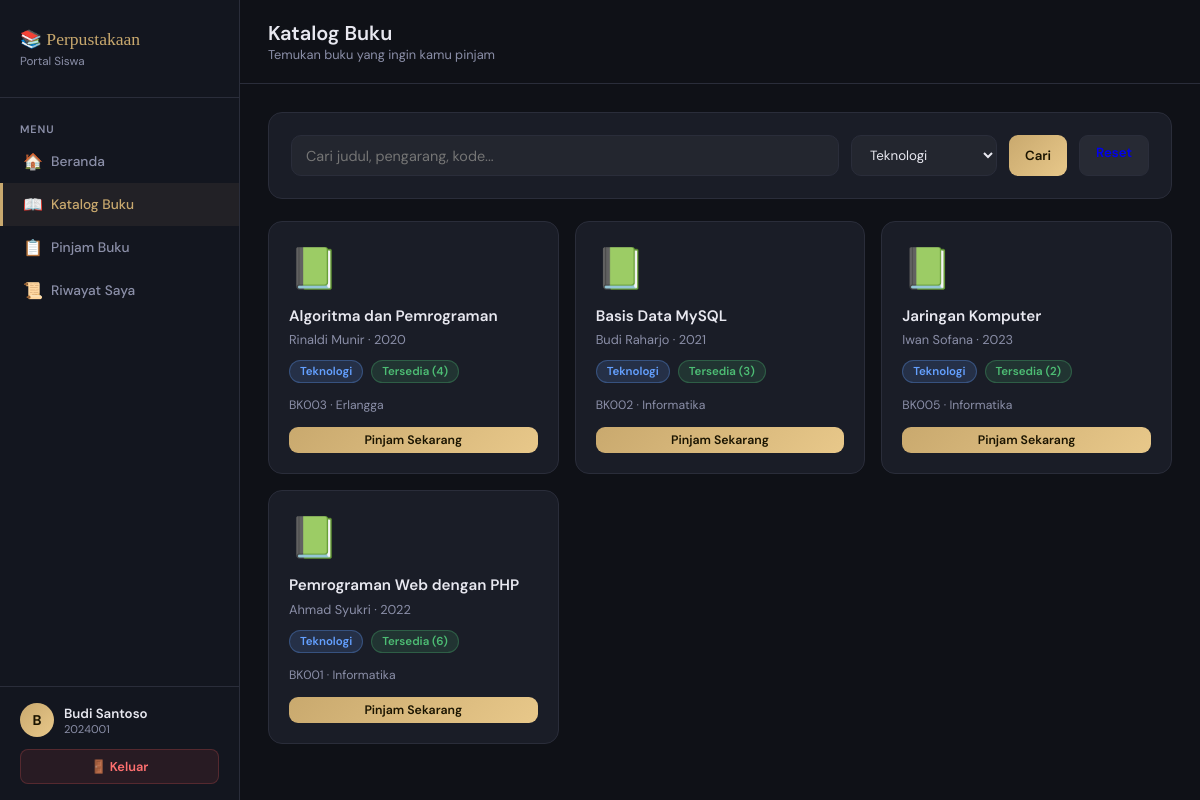
Page /Rangga_aplikasi_peminjaman_buku/peminjaman_buku/user/katalog.php?kat=Teknologi (signed in) on the committed database.
### tables this page shows
CREATE TABLE `anggota` (
  `id` int(11) NOT NULL,
  `nis` varchar(20) NOT NULL,
  `nama` varchar(100) NOT NULL,
  `kelas` varchar(20) DEFAULT NULL,
  `alamat` text DEFAULT NULL,
  `telepon` varchar(15) DEFAULT NULL,
  `user_id` int(11) DEFAULT NULL,
  `created_at` timestamp NOT NULL DEFAULT current_timestamp()
);

CREATE TABLE `buku` (
  `id` int(11) NOT NULL,
  `kode_buku` varchar(20) NOT NULL,
  `judul` varchar(200) NOT NULL,
  `pengarang` varchar(100) DEFAULT NULL,
  `penerbit` varchar(100) DEFAULT NULL,
  `tahun_terbit` year(4) DEFAULT NULL,
  `kategori` varchar(50) DEFAULT NULL,
  `stok` int(11) DEFAULT 0,
  `created_at` timestamp NOT NULL DEFAULT current_timestamp()
);

### Rangga_aplikasi_peminjaman_buku/peminjaman_buku/user/katalog.php (the view, shortened to what this page needs)
<?php
include "../koneksi.php";
include "../includes/navbar_user.php";
$search   = isset($_GET['q']) ? mysqli_real_escape_string($conn, $_GET['q']) : '';
$kategori = isset($_GET['kat']) ? mysqli_real_escape_string($conn, $_GET['kat']) : '';
$where    = "WHERE 1=1";
if($kategori) $where .= " AND kategori='$kategori'";
$query = mysqli_query($conn, "SELECT * FROM buku $where ORDER BY judul ASC");
$kategori_list = mysqli_query($conn, "SELECT DISTINCT kategori FROM buku WHERE kategori != '' ORDER BY kategori");
?>
<div class="topbar">
    <div>
        <h1>Katalog Buku</h1>
        <div class="breadcrumb">Temukan buku yang ingin kamu pinjam</div>
    </div>
</div>
<div class="content">
<div class="card">
    <form method="GET" style="display:flex;gap:12px;flex-wrap:wrap;">
        <input type="text" name="q" value="<?= htmlspecialchars($search) ?>" placeholder="Cari judul, pengarang, kode..." style="flex:1;min-width:200px;background:rgba(255,255,255,.04);border:1px solid var(--border);border-radius:10px;padding:10px 14px;color:var(--text);font-size:.9rem;font-family:'DM Sans',sans-serif;outline:none;">
        <select name="kat" style="background:rgba(255,255,255,.04);border:1px solid var(--border);border-radius:10px;padding:10px 14px;color:var(--text);font-family:'DM Sans',sans-serif;outline:none;">
            <?php while($k = mysqli_fetch_assoc($kategori_list)): ?>
            <option value="<?= $k['kategori'] ?>" <?= $kategori==$k['kategori']?'selected':'' ?>><?= $k['kategori'] ?></option>
            <?php endwhile; ?>
        </select>
        <button type="submit" class="btn btn-primary">Cari</button>
        <?php if($search || $kategori): ?><a href="katalog.php" class="btn" style="background:rgba(255,255,255,.06);border:1px solid var(--border);">Reset</a><?php endif; ?>
    </form>
</div>
<div style="display:grid;grid-template-columns:repeat(auto-fill,minmax(260px,1fr));gap:16px;">
<?php while($row = mysqli_fetch_assoc($query)): ?>
<div style="background:var(--card);border:1px solid var(--border);border-radius:14px;padding:20px;transition:transform .2s,border-color .2s;" onmouseover="this.style.borderColor='var(--gold)';this.style.transform='translateY(-2px)'" onmouseout="this.style.borderColor='var(--border)';this.style.transform='none'">
    <div style="font-size:2.5rem;margin-bottom:12px;">📗</div>
    <div style="font-weight:600;font-size:.95rem;margin-bottom:4px;line-height:1.4;"><?= htmlspecialchars($row['judul']) ?></div>
    <div style="font-size:.8rem;color:var(--muted);margin-bottom:12px;"><?= htmlspecialchars($row['pengarang']) ?> · <?= $row['tahun_terbit'] ?></div>
    <div style="display:flex;gap:8px;flex-wrap:wrap;margin-bottom:14px;">
        <span class="badge badge-blue"><?= htmlspecialchars($row['kategori']) ?></span>
        <span class="badge <?= $row['stok']>0?'badge-green':'badge-red' ?>"><?= $row['stok']>0?'Tersedia ('.$row['stok'].')':'Habis' ?></span>
    </div>
    <div style="font-size:.76rem;color:var(--muted);margin-bottom:14px;"><?= $row['kode_buku'] ?> · <?= $row['penerbit'] ?></div>
    <?php if($row['stok'] > 0): ?>
    <a href="pinjam.php?buku_id=<?= $row['id'] ?>" class="btn btn-primary btn-sm" style="width:100%;text-align:center;">Pinjam Sekarang</a>
    <?php else: ?>
    <span class="btn btn-sm" style="width:100%;text-align:center;background:rgba(255,255,255,.04);border:1px solid var(--border);color:var(--muted);cursor:not-allowed;">Stok Habis</span>
    <?php endif; ?>
</div>
<?php endwhile; ?>
</div>
</div>
</div></body></html>

### Rangga_aplikasi_peminjaman_buku/peminjaman_buku/includes/navbar_user.php (shortened to what this page needs)
<?php
include_once "../koneksi.php";
$user_id = (int)$_SESSION['id'];
$anggota_data = mysqli_fetch_assoc(mysqli_query($conn, "SELECT * FROM anggota WHERE user_id=$user_id"));
$current = basename($_SERVER['PHP_SELF']);
?>
<!DOCTYPE html>
<html lang="id">
<head>
</head>
<body>
<div class="sidebar">
    <div class="sidebar-logo">
        <div class="logo-text">📚 Perpustakaan</div>
        <div class="logo-sub">Portal Siswa</div>
    </div>
    <nav class="sidebar-nav">
        <div class="nav-section">Menu</div>
        <a href="dashboard.php" class="nav-item <?= $current=='dashboard.php'?'active':'' ?>">
            <span class="icon">🏠</span> Beranda
        </a>
        <a href="katalog.php" class="nav-item <?= $current=='katalog.php'?'active':'' ?>">
            <span class="icon">📖</span> Katalog Buku
        </a>
        <a href="pinjam.php" class="nav-item <?= $current=='pinjam.php'?'active':'' ?>">
            <span class="icon">📋</span> Pinjam Buku
        </a>
        <a href="riwayat.php" class="nav-item <?= $current=='riwayat.php'?'active':'' ?>">
            <span class="icon">📜</span> Riwayat Saya
        </a>
    </nav>
    <div class="sidebar-footer">
        <div class="user-info">
            <div class="user-avatar"><?= strtoupper(substr($_SESSION['nama'], 0, 1)) ?></div>
            <div>
                <div class="user-name"><?= htmlspecialchars($_SESSION['nama']) ?></div>
                <div class="user-level"><?= $anggota_data['nis'] ?? 'Siswa' ?></div>
            </div>
        </div>
        <a href="../logout.php" class="btn-logout">🚪 Keluar</a>
    </div>
</div>
<div class="main">

### Rangga_aplikasi_peminjaman_buku/peminjaman_buku/includes/navbar_user.php (style rules this page uses)
:root { --bg:#0f1117;--sidebar:#13161f;--card:#1a1d27;--border:#2a2d3a;--gold:#c9a96e;--gold-light:#e8c88a;--text:#e8e8f0;--muted:#8b8fa8;--success:#4dbd74; }
* { margin:0;padding:0;box-sizing:border-box; }
body { font-family:'DM Sans',sans-serif;background:var(--bg);color:var(--text);display:flex;min-height:100vh; }
.sidebar { width:240px;background:var(--sidebar);border-right:1px solid var(--border);display:flex;flex-direction:column;position:fixed;top:0;left:0;height:100vh; }
.sidebar-logo { padding:28px 20px;border-bottom:1px solid var(--border); }
.logo-text { font-family:'Playfair Display',serif;font-size:1.1rem;color:var(--gold);line-height:1.3; }
.logo-sub { font-size:.73rem;color:var(--muted);margin-top:2px; }
.sidebar-nav { flex:1;padding:16px 0; }
.nav-section { padding:8px 20px 4px;font-size:.68rem;font-weight:600;color:var(--muted);text-transform:uppercase;letter-spacing:.08em; }
.nav-item { display:flex;align-items:center;gap:10px;padding:11px 20px;color:var(--muted);text-decoration:none;font-size:.86rem;font-weight:500;transition:all .15s;border-left:3px solid transparent; }
.nav-item.active { color:var(--gold);background:rgba(201,169,110,.08);border-left-color:var(--gold); }
.icon { font-size:1rem;width:18px;text-align:center; }
.sidebar-footer { padding:16px 20px;border-top:1px solid var(--border); }
.user-avatar { width:34px;height:34px;background:linear-gradient(135deg,var(--gold),var(--gold-light));border-radius:50%;display:flex;align-items:center;justify-content:center;font-weight:700;font-size:.88rem;color:#1a1400;flex-shrink:0; }
.user-info { display:flex;align-items:center;gap:10px; }
.user-name { font-size:.83rem;font-weight:600; }
.user-level { font-size:.7rem;color:var(--muted); }
.btn-logout { display:block;margin-top:12px;text-align:center;background:rgba(224,85,85,.1);border:1px solid rgba(224,85,85,.25);color:#ff7070;padding:8px;border-radius:8px;text-decoration:none;font-size:.8rem;font-weight:600;transition:all .2s; }
.main { margin-left:240px;flex:1;display:flex;flex-direction:column; }
.topbar { padding:20px 28px;border-bottom:1px solid var(--border);background:var(--bg);display:flex;align-items:center;justify-content:space-between; }
.topbar h1 { font-size:1.25rem;font-weight:600; }
.topbar .breadcrumb { font-size:.8rem;color:var(--muted); }
.content { padding:28px;flex:1; }
.card { background:var(--card);border:1px solid var(--border);border-radius:14px;padding:22px;margin-bottom:22px; }
.badge { display:inline-block;padding:3px 10px;border-radius:20px;font-size:.72rem;font-weight:600; }
.badge-green { background:rgba(77,189,116,.15);color:#4dbd74;border:1px solid rgba(77,189,116,.3); }
.badge-blue { background:rgba(100,160,255,.15);color:#64a0ff;border:1px solid rgba(100,160,255,.3); }
.btn { display:inline-block;padding:8px 16px;border-radius:9px;font-size:.83rem;font-weight:600;text-decoration:none;border:none;cursor:pointer;font-family:'DM Sans',sans-serif;transition:all .2s; }
.btn-primary { background:linear-gradient(135deg,var(--gold),var(--gold-light));color:#1a1400; }
.btn-sm { padding:5px 11px;font-size:.77rem; }

### rows in the picture
anggota: nis "2024001"
buku: judul "Algoritma dan Pemrograman", pengarang "Rinaldi Munir", tahun_terbit "2020", kategori "Teknologi", stok "4", kode_buku "BK003", penerbit "Erlangga"
buku: judul "Basis Data MySQL", pengarang "Budi Raharjo", tahun_terbit "2021", kategori "Teknologi", stok "3", kode_buku "BK002", penerbit "Informatika"
buku: judul "Jaringan Komputer", pengarang "Iwan Sofana", tahun_terbit "2023", kategori "Teknologi", stok "2", kode_buku "BK005", penerbit "Informatika"
buku: judul "Pemrograman Web dengan PHP", pengarang "Ahmad Syukri", tahun_terbit "2022", kategori "Teknologi", stok "6", kode_buku "BK001", penerbit "Informatika", $row['id'] 1 (drawn)

### other values in the picture
substr($_SESSION['nama'], 0, 1) "B"
$_SESSION['nama'] "Budi Santoso"
form field kat "Teknologi"
